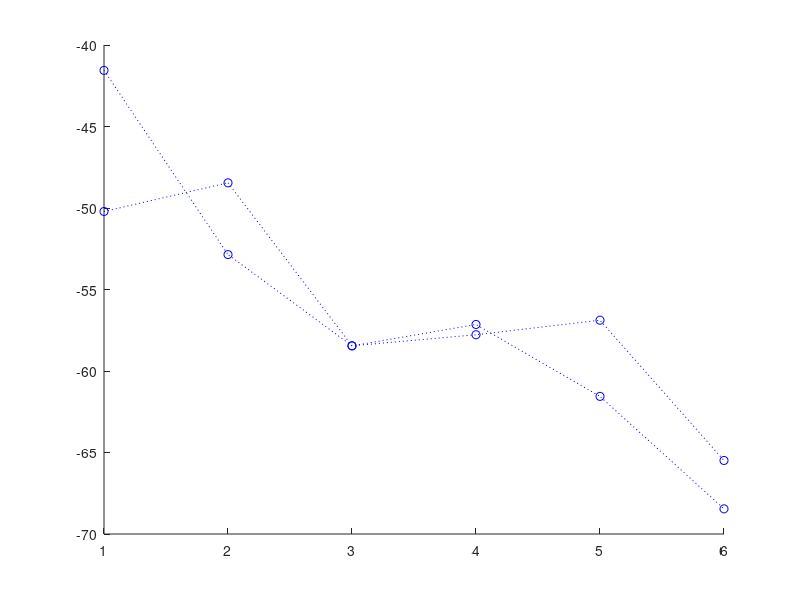
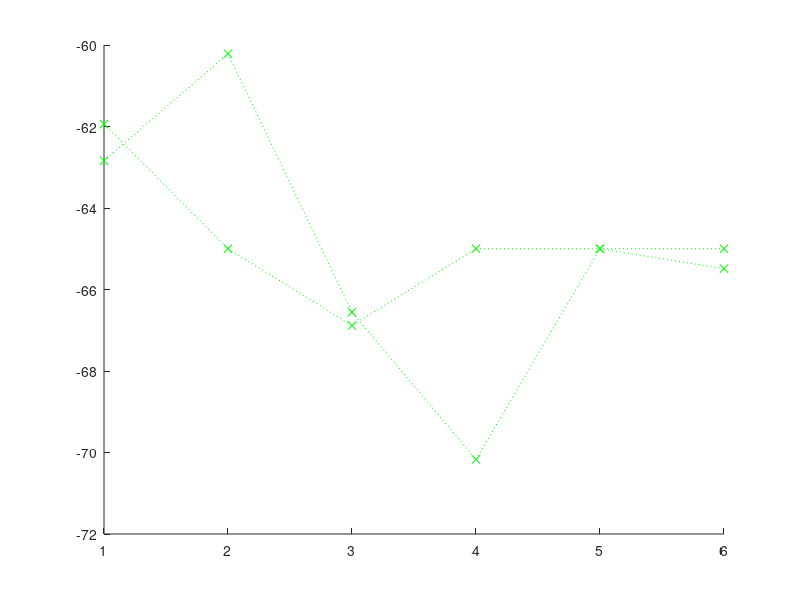
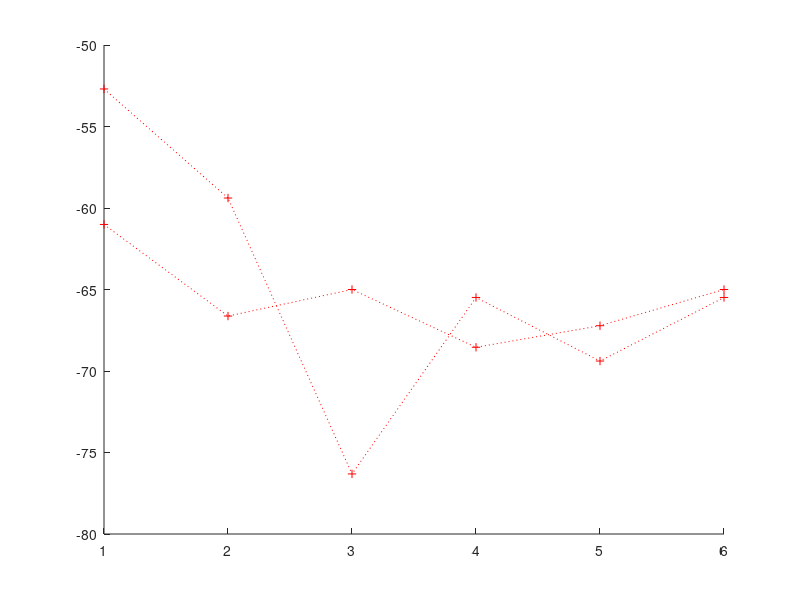
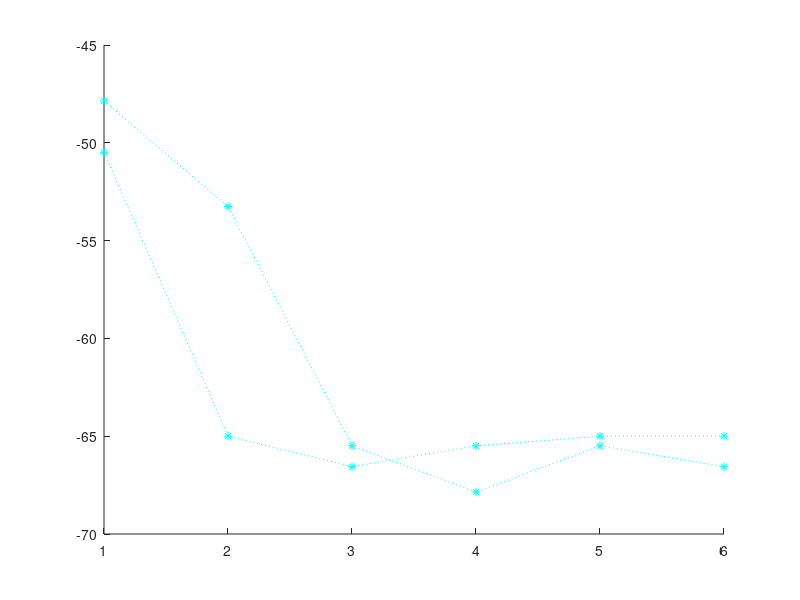

Recreate these plots in MATLAB, in order.
a = [ -41.5571 -50.2133 -52.8577 -48.4558 -58.4558 -58.4558 -57.1451 -57.7757 -61.5571 -56.8829 -68.4558 -65.4887];
b = [ -61.9422 -62.8395 -65.0000 -60.2133 -66.8829 -66.5571	-65.0000 -70.1690 -65.0000 -65.0000	-65.4887 -65.0000];
c = [ -52.6967 -61.0096	-59.3878 -66.6283 -76.3150 -65.0000	-65.4887 -68.5444 -69.3878 -67.2213	-65.4887 -65.0000];
d = [ -47.8577 -50.4887	-53.2593 -65.0000 -65.4887 -66.5571	-67.8577 -65.4887 -65.4887 -65.0000	-66.5571 -65.0000];
e = [ -47.1451 -52.7757	-61.4352 -50.7761 -67.7757 -62.4941	-66.0065 -62.7757 -68.1516 -21.9950	-66.0065 -66.5571];
f = [ -62.2810 -65.4887	-69.2902 -65.0000 -65.0000 -65.0000	-68.2857 -69.3878 -67.8577 -67.8577 -65.0000 -65.0000];
g = [ -62.2810 -55.5901	-66.0065 -66.5571 -65.0000 -68.1516	-65.4887 -70.2133 -65.4887 -54.2573	-70.5545 -65.4887];
h = [ -52.7757 -54.7395	-54.7222 -66.4352 -65.0000 -8.0530	-66.8829 -66.8829 -65.0000 -65.0000 -65.0000 -61.2464];
i = [ -39.4800 -37.2810	-41.1256 -44.7395 -50.6009 -51.5571 -55.0000 -56.5571 -61.0065 -57.1451	-65.4887 -65.4887];
j = [ -51.5571 -47.8577 -66.0065 -57.8577 -66.0065 -67.1451	-65.4887 -65.0000 -65.4887 -64.2902	-65.0000 -65.0000];
% crissa manny* geoff ivy jm kathy* lyand marien mark sir*

figure; hold on;
plot(a(1:2:end),'bo:');
plot(a(2:2:end),'bo:');

figure; hold on;
plot(b(1:2:end),'gx:');
plot(b(2:2:end),'gx:');

figure; hold on;
plot(c(1:2:end),'r+:');
plot(c(2:2:end),'r+:');

figure; hold on;
plot(d(1:2:end),'c*:');
plot(d(2:2:end),'c*:');

figure; hold on;
plot(e(1:2:end),'ms:');
plot(e(2:2:end),'ms:');

figure; hold on;
plot(f(1:2:end),'yd:');
plot(f(2:2:end),'yd:');

figure; hold on;
plot(g(1:2:end),'kp:');
plot(g(2:2:end),'kp:');

figure; hold on;
plot(h(1:2:end),'bh:');
plot(h(2:2:end),'bh:');

figure; hold on;
plot(i(1:2:end),'g^:');
plot(i(2:2:end),'g^:');

figure; hold on;
plot(j(1:2:end),'bv:');
plot(j(2:2:end),'gv:');